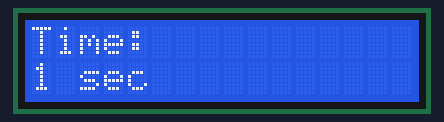
The sketch below on a simulated Arduino Uno, built with avr-gcc and run on an emulated ATmega328P. Shown: 16×2 character LCD.

Above: at 0.1 s.
At 3.1 s:
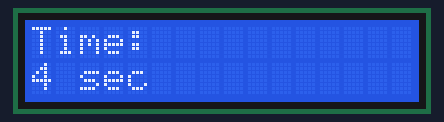
At 7.1 s:
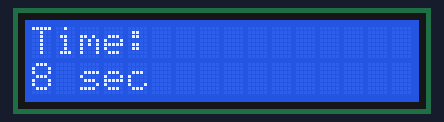
At 15.2 s:
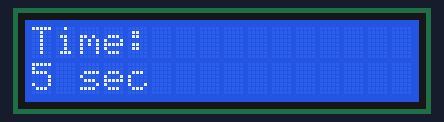
At 22.2 s:
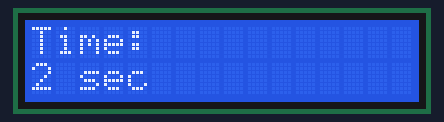
At 30.2 s:
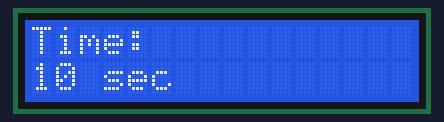

The sketch:

Day19.ino
```cpp
#include <LiquidCrystal.h>
LiquidCrystal LCD (10,9,5,4,3,2); //creating the liquid Crystal object
int counter=0;

void setup() {
 LCD.begin(16,2);//tell the arduin 16 collumns and 2 rows
 LCD.setCursor(0,0);//set LCD to upper left courner of display
 LCD.print("Time: ");

}

void loop() {
  for (counter=1; counter<=10; counter++) {
    LCD.setCursor(0,1);
    LCD.print("                ");//clears the line

    LCD.setCursor(0,1);
    LCD.print(counter);
    LCD.print(" sec");
    delay(1000);
  }
   for (counter=10; counter>=0; counter-=1) {
    LCD.setCursor(0,1);
    LCD.print("                ");//clears the line

    LCD.setCursor(0,1);
    LCD.print(counter);
    LCD.print(" sec");
    delay(1000);
  }

}
```

Measured:
- what the display in image 1 shows lasts 1.0 s, from 3.1 s to 4.1 s
- what the display in image 5 shows lasts 2.0 s, from 30.2 s to 32.2 s
